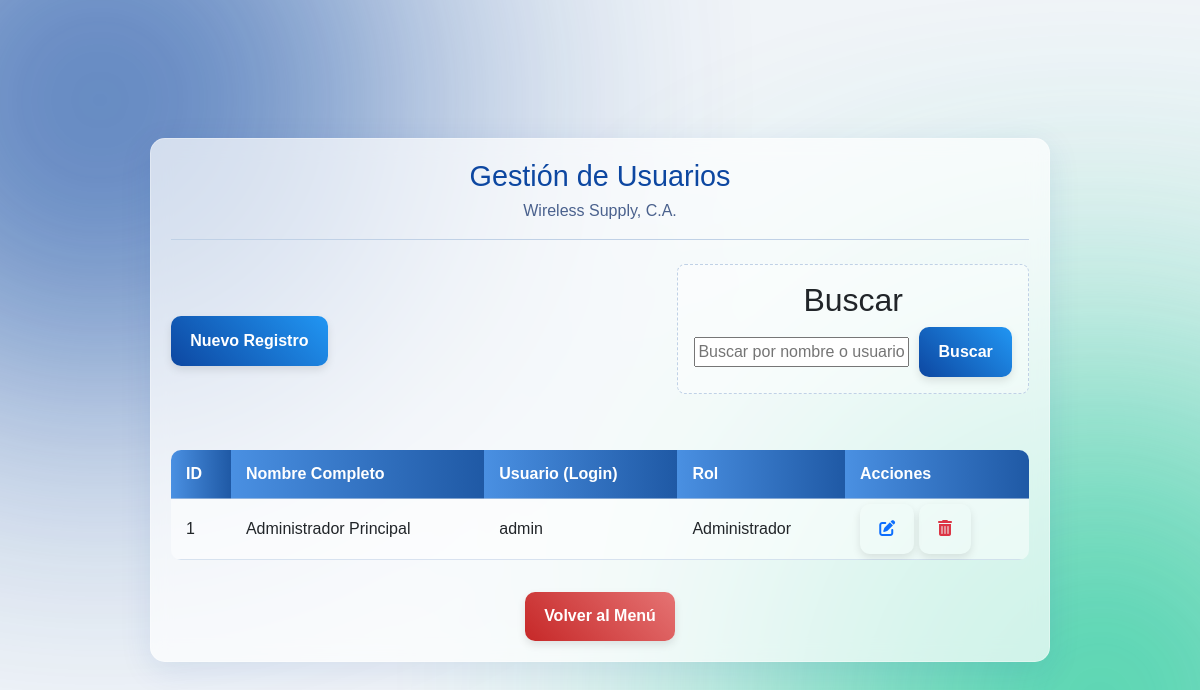
/paginas/gestion_usuarios.php, run on an earlier commit of the app's database.
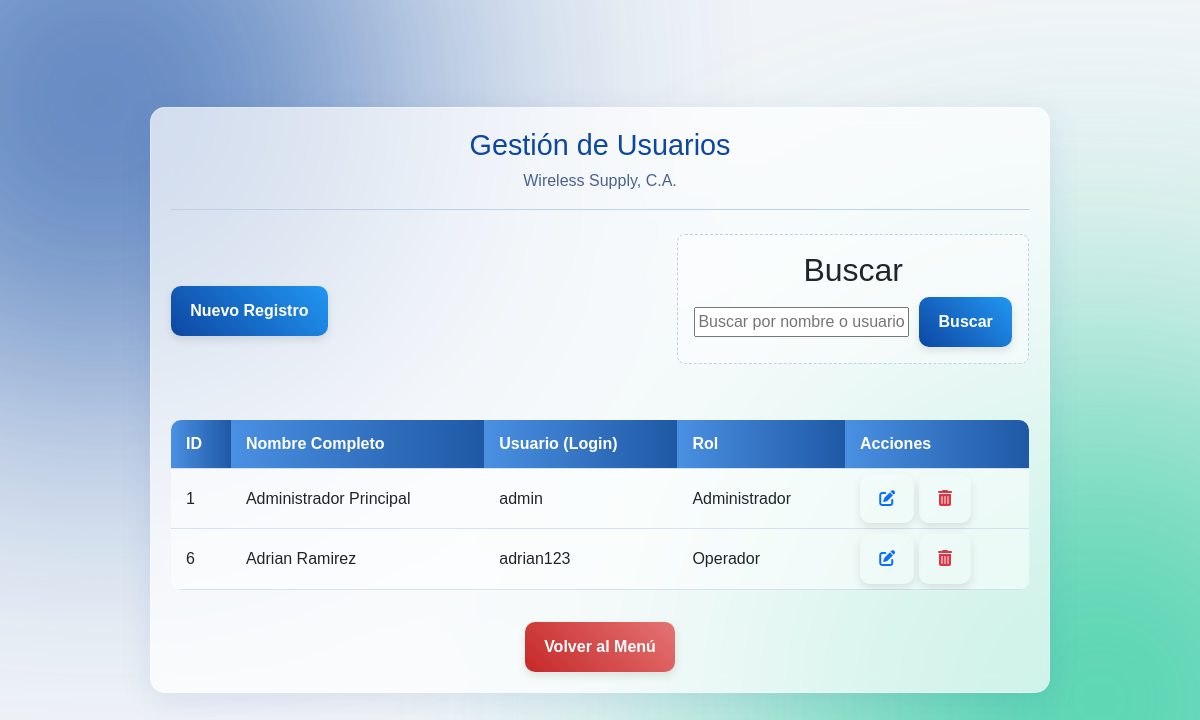
And on a later commit of the database.
### tables this page shows
CREATE TABLE `usuarios` (
  `id_usuario` int(11) NOT NULL,
  `usuario` varchar(100) NOT NULL,
  `clave` varchar(255) NOT NULL,
  `nombre_completo` varchar(150) DEFAULT NULL,
  `rol` enum('Administrador','Operador') NOT NULL DEFAULT 'Operador'
);

### paginas/gestion_usuarios.php (the view, shortened to what this page needs)
<?php
require_once 'conexion.php';
$search_term = isset($_GET['search']) ? $conn->real_escape_string($_GET['search']) : '';
$sql = "SELECT id_usuario, usuario, nombre_completo, rol FROM usuarios";
$sql .= " ORDER BY id_usuario ASC";
$result = null;
if (!empty($search_term)) {
    $search_param = "%" . $search_term . "%";
    $stmt = $conn->prepare($sql);
    $stmt->bind_param("sss", $search_param, $search_param, $search_param);
    $stmt->execute();
    $result = $stmt->get_result();
} else {
    $result = $conn->query($sql);
}
$data = [];
if ($result && $result->num_rows > 0) {
    while ($row = $result->fetch_assoc()) {
        $data[] = $row;
    }
}
?>
<!DOCTYPE html>
<html lang="es">
<head>
    <link href="../css/bootstrap.min.css" rel="stylesheet">
    <link href="../css/all.min.css" rel="stylesheet">
    <link rel="stylesheet" href="../css/style3.css">
    <link rel="stylesheet" href="../css/style4.css">
</head>
<body>
    <div class="register-container">
        <header class="register-header">
            <h1>Gestión de Usuarios</h1>
            <p>Wireless Supply, C.A.</p>
        </header>
        <div class="header-actions">
            <div>
                <button type="button" class="btn btn-primary"
                    data-bs-toggle="modal"
                    data-bs-target="#modalModificacionUsuario"
                    data-id="" data-nombre="" data-usuario="" data-rol="">
                    Nuevo Registro
                </button>
            </div>
            <div class="step-section search-section">
                <h2 style="margin-top: 0; text-align: center;">Buscar</h2>
                <form action="gestion_usuarios.php" method="GET" class="search-form" style="display: inline-flex; width: 100%;">
                    <input type="text" name="search" placeholder="Buscar por nombre o usuario..." value="<?php echo htmlspecialchars($search_term); ?>">
                    <button type="submit" class="btn btn-primary">Buscar</button>
                </form>
            </div>
        </div>
        <div class="table-container">
            <table>
                <thead>
                    <tr>
                        <th>ID</th>
                        <th>Nombre Completo</th>
                        <th>Usuario (Login)</th>
                        <th>Rol</th>
                        <th>Acciones</th>
                    </tr>
                </thead>
                <tbody>
                    <?php if (!empty($data)): ?>
                        <?php foreach ($data as $row): ?>
                            <tr>
                                <td><?php echo htmlspecialchars($row['id_usuario']); ?></td>
                                <td><?php echo htmlspecialchars($row['nombre_completo']); ?></td>
                                <td><?php echo htmlspecialchars($row['usuario']); ?></td>
                                <td><?php echo htmlspecialchars($row['rol']); ?></td>
                                <td class="action-links">
                                   <a href="#"
                                       data-bs-toggle="modal"
                                       data-bs-target="#modalModificacionUsuario"
                                       data-id="<?php echo htmlspecialchars($row['id_usuario']); ?>"
                                       data-nombre="<?php echo htmlspecialchars($row['nombre_completo']); ?>"
                                       data-usuario="<?php echo htmlspecialchars($row['usuario']); ?>"
                                       data-rol="<?php echo htmlspecialchars($row['rol']); ?>"
                                       class="btn btn-sm" title="Modificar Usuario">
                                       <i class="fa-solid fa-pen-to-square text-primary"></i>
                                   </a>
                                   <a href="#"
                                       data-bs-href="gestion_usuarios.php?action=delete_user&id=<?php echo urlencode($row['id_usuario']); ?>"
                                       data-bs-toggle="modal"
                                       data-bs-target="#eliminaModal"
                                       class="btn btn-sm"
                                       title="Eliminar Usuario">
                                       <i class="fa-solid fa-trash-can text-danger"></i>
                                   </a>
                                </td>
                            </tr>
                        <?php endforeach; ?>
                    <?php else: ?>
                        <tr><td colspan="5">No se encontraron usuarios.</td></tr>
                    <?php endif; ?>
                </tbody>
            </table>
        </div>
        <div style="margin-top: 2em; text-align: center;">
            <a href="menu.php" class="btn btn-secondary">Volver al Menú</a>
        </div>
    </div>
</body>
</html>

What changed in the data, as far as the page shows it:
added usuarios: id_usuario "6", nombre_completo "Adrian Ramirez", usuario "adrian123", rol "Operador"
